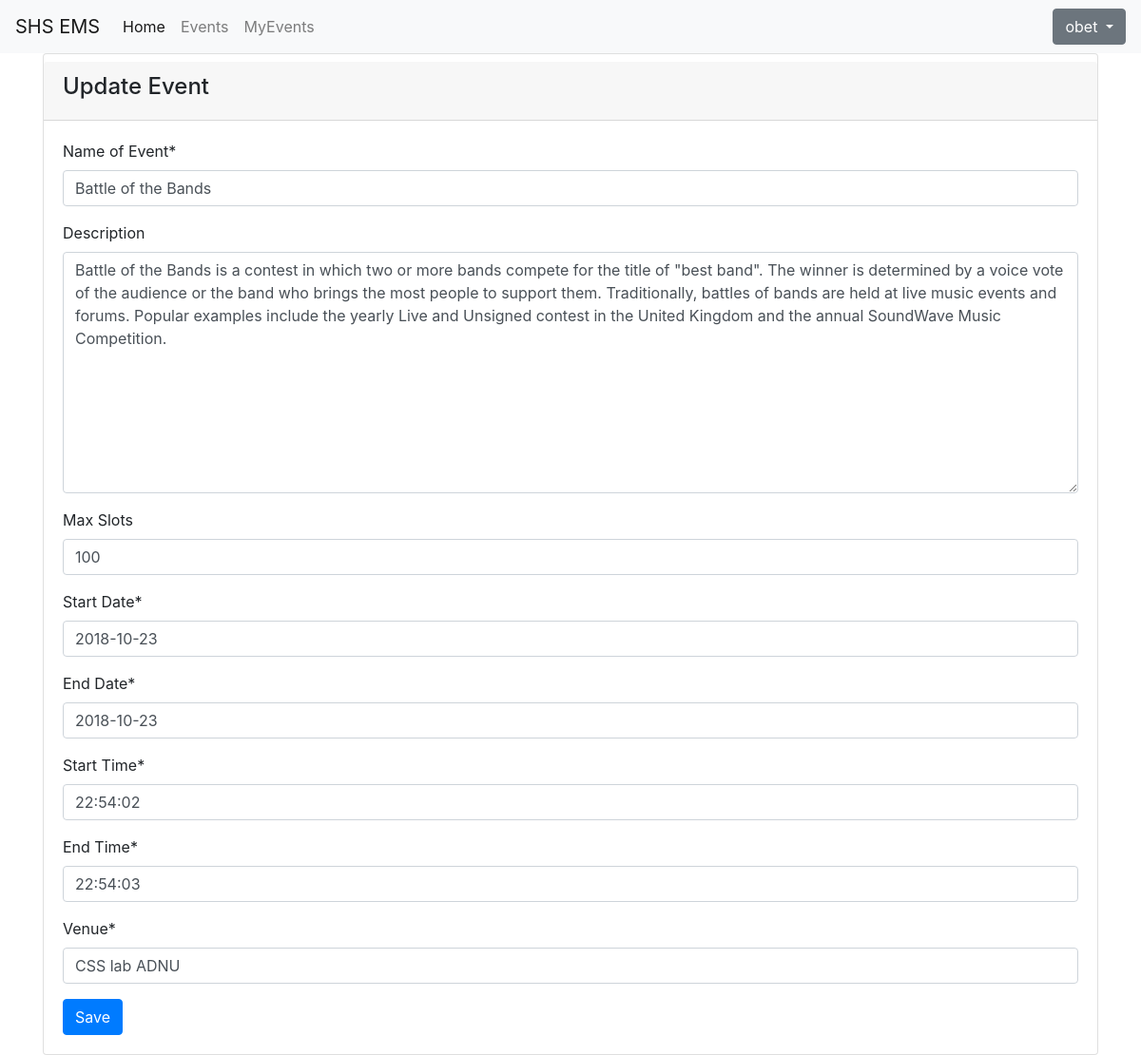
Screenshot of /events/2/update/ (signed in) with the database file from the repository.
### users/models.py (models this page shows, shortened)
class Participant(AbstractUser):
    contact_number = models.CharField("Contact Number", max_length = 50)

### events/models.py (models this page shows, shortened)
class Event(models.Model):
    name = models.CharField("Name of Event", max_length = 50)
    description = models.TextField("Description", max_length = 1000, blank = True)
    max_slots = models.IntegerField("Max Slots", blank = True, null = True)
    date_from = models.DateField("Start Date", null = True)
    date_to = models.DateField("End Date", null = True)
    time_from = models.TimeField("Start Time", null = True)
    time_to = models.TimeField("End Time", null = True)
    venue = models.CharField("Venue", max_length = 200, default = '')
    creator = models.ForeignKey(to = 'users.Participant', on_delete = models.CASCADE, null = True)

### events/views.py (the view)
# urls.py: path("events/<int:pk>/update/", EventUpdateView.as_view(), name = "eventupdate"),
class EventUpdateView(LoginRequiredMixin, UpdateView):
    model = Event
    template_name = "eventupdate.html"
    fields = ['name', 'description', 'max_slots', 'date_from', 'date_to', 'time_from', 'time_to', 'venue']
    login_url = "login"

### templates/eventupdate.html (shortened to what this page needs)
{% extends "base.html" %}
{% load crispy_forms_tags %}
{% block content %}
<div class="card">
    <div class="card-header mt-2">
        <h4>Update Event</h4>
        </div>
        <div class="card-body">
                <form method = "post" action = "">
                    {{ form | crispy }}
                    <button type="submit"
                    class="btn btn-primary">Save</button>
                </form>
        </div>
      </div>
{% endblock content %}

### templates/base.html (shortened to what this page needs)
<!doctype html>
<html lang="en">
  <head>
    <link rel="stylesheet" href="https://stackpath.bootstrapcdn.com/bootstrap/4.1.3/css/bootstrap.min.css">
  </head>
  <body>
      <nav class="navbar navbar-expand-lg navbar-light bg-light">
          <a class="navbar-brand" href="{% url 'home' %}">SHS EMS</a>
          <div class="collapse navbar-collapse" id="navbarTogglerDemo02">
            <ul class="navbar-nav mr-auto mt-2 mt-md-0">
              <li class="nav-item active">
                <a class="nav-link" href="{% url 'home' %}">Home</a>
              </li>
              <li class="nav-item">
                <a class="nav-link" href="{% url 'event_list' %}">Events</a>
              </li>
              <li class="nav-item">
                  <a class="nav-link" href="{% url 'myevent_list' %}">MyEvents</a>
                </li>
            </ul>
          </div>
        {% if user.is_authenticated %}
        <div class="btn-group">
            <button type="button" class="btn btn-secondary dropdown-toggle" data-toggle="dropdown" aria-haspopup="true" aria-expanded="false">
                {{user.username}}
            </button>
        </div>
          {% endif %}
        </nav>
      <div class="container">
            {% block content %}
            {% endblock content %}
      </div>
  </body>
</html>

### rows the page displays
Participant: username "obet"
Event: name "Battle of the Bands", description "Battle of the Bands is a contest in which two or more bands compete for the title of \"best band\". The winner is determined by a voice vote of the audience or the band who brings the most people to support them. Traditionally, battles of bands are held at live music events and forums. Popular examples include the yearly Live and Unsigned contest in the United Kingdom and the annual SoundWave Music Competition.", max_slots "100", date_from "2018-10-23", date_to "2018-10-23", time_from "22:54:02", time_to "22:54:03", venue "CSS lab ADNU"
